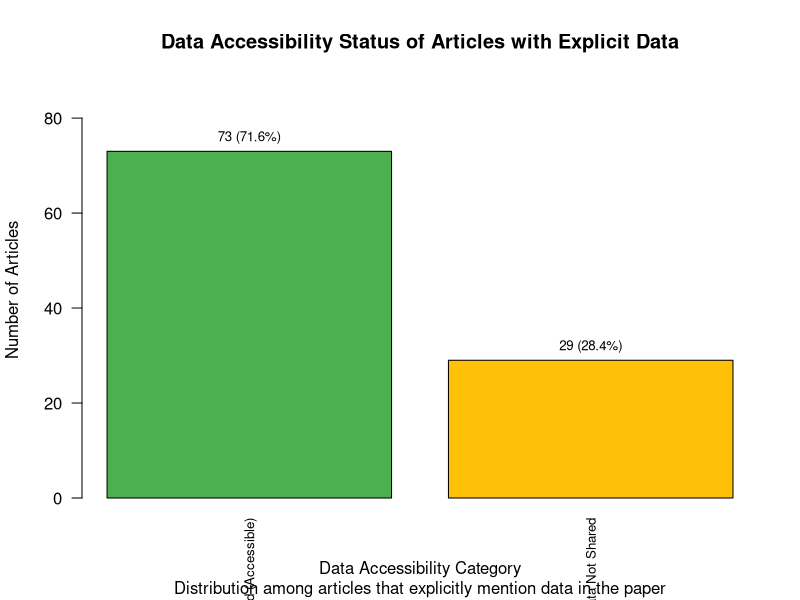
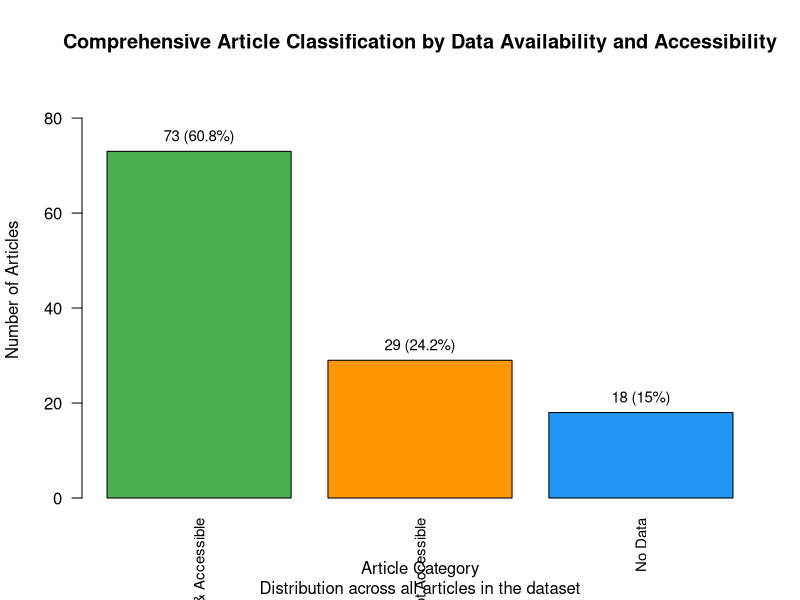
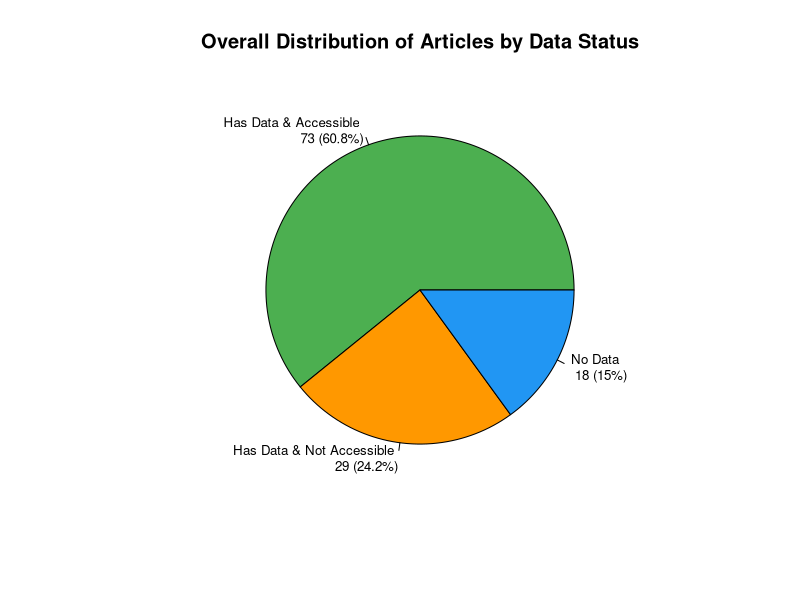

These figures' R source, in order:
## ---- chunk 1
knitr::opts_chunk$set(echo = TRUE)
## ---- chunk 2
library(dplyr)
library(ggplot2)

data <- read.csv("data.csv")

# Calculate the percentage of articles with data that make it accessible
percentage_data_accessible <- data %>%
  # Filter for articles that explicitly have data in the paper
  filter(Is.there.data.explicitly.in.the.paper. == "Yes") %>%
  # Now, from this subset, count those that also share data
  mutate(
    data_shared_and_accessible = ifelse(
      Is.there.data.shared. %in% c("Partially", "Fully"),
      1,
      0
    )
  ) %>%
  # Summarize to get the counts and calculate percentage
  summarise(
    total_articles_with_data = n(),
    articles_with_accessible_data = sum(data_shared_and_accessible, na.rm = TRUE)
  ) %>%
  # Calculate the percentage
  mutate(
    percentage = (
      articles_with_accessible_data / total_articles_with_data
    ) * 100
  )

# Print the result
print(percentage_data_accessible)

# --- NEW: Calculate comprehensive percentages for all categories ---
comprehensive_stats <- data %>%
  mutate(
    # Categorize all articles into three main groups
    article_category = case_when(
      # Articles with no data
      Is.there.data.explicitly.in.the.paper. == "No" ~ "No Data",
      # Articles with data that is accessible (shared)
      Is.there.data.explicitly.in.the.paper. == "Yes" & 
        Is.there.data.shared. %in% c("Partially", "Fully") ~ "Has Data & Accessible",
      # Articles with data that is not accessible
      Is.there.data.explicitly.in.the.paper. == "Yes" & 
        Is.there.data.shared. == "No" ~ "Has Data & Not Accessible",
      # Articles with data but sharing status unknown
      Is.there.data.explicitly.in.the.paper. == "Yes" & 
        is.na(Is.there.data.shared.) ~ "Has Data & Status Unknown",
      # Handle any other cases
      TRUE ~ "Other/Unknown"
    )
  ) %>%
  # Calculate counts and percentages for each category
  group_by(article_category) %>%
  summarise(count = n()) %>%
  ungroup() %>%
  mutate(
    total_articles = sum(count),
    percentage = (count / total_articles) * 100,
    label = paste0(count, " (", round(percentage, 1), "%)")
  )

# Print comprehensive statistics
cat("=== COMPREHENSIVE ARTICLE STATISTICS ===\n")
print(comprehensive_stats)

# Extract specific percentages for easy reference
pct_no_data <- comprehensive_stats %>% 
  filter(article_category == "No Data") %>% 
  pull(percentage)

pct_has_data_accessible <- comprehensive_stats %>% 
  filter(article_category == "Has Data & Accessible") %>% 
  pull(percentage)

pct_has_data_not_accessible <- comprehensive_stats %>% 
  filter(article_category == "Has Data & Not Accessible") %>% 
  pull(percentage)

cat("\n=== KEY PERCENTAGES ===\n")
cat("Percentage of articles having no data:", round(pct_no_data, 1), "%\n")
cat("Percentage of articles having data and making it accessible:", round(pct_has_data_accessible, 1), "%\n")
cat("Percentage of articles having data and not making it accessible:", round(pct_has_data_not_accessible, 1), "%\n")

# --- Data Preparation for Bar Chart (Articles with Data Only) ---
plot_data <- data %>%
  filter(Is.there.data.explicitly.in.the.paper. == "Yes") %>%
  mutate(
    Data_Accessibility_Category = case_when(
      Is.there.data.shared. %in% c("Partially", "Fully") ~ "Data Shared (Accessible)",
      Is.there.data.shared. == "No" ~ "Data Not Shared",
      is.na(Is.there.data.shared.) ~ "Data Sharing Status Unknown",
      TRUE ~ "Other/Unexpected Status"
    )
  ) %>%
  group_by(Data_Accessibility_Category) %>%
  summarise(Count = n()) %>%
  ungroup() %>%
  mutate(
    Total_Articles = sum(Count),
    Percentage = (Count / Total_Articles) * 100,
    Label = paste0(Count, " (", round(Percentage, 1), "%)")
  ) %>%
  arrange(
    factor(
      Data_Accessibility_Category,
      levels = c(
        "Data Shared (Accessible)",
        "Data Not Shared",
        "Data Sharing Status Unknown",
        "Other/Unexpected Status"
      )
    )
  )

# --- Create Bar Chart for Articles with Data Only ---
bar_heights <- plot_data$Count
names(bar_heights) <- plot_data$Data_Accessibility_Category

bar_colors <- c(
  "Data Shared (Accessible)" = "#4CAF50",
  "Data Not Shared" = "#FFC107",
  "Data Sharing Status Unknown" = "#9E9E9E",
  "Other/Unexpected Status" = "#F44336"
)

ordered_colors <- bar_colors[names(bar_heights)]

bar_midpoints <- barplot(
  bar_heights,
  main = "Data Accessibility Status of Articles with Explicit Data",
  xlab = "Data Accessibility Category",
  ylab = "Number of Articles",
  col = ordered_colors,
  ylim = c(0, max(bar_heights) * 1.2),
  cex.names = 0.8,
  las = 2
)

text(
  x = bar_midpoints,
  y = bar_heights,
  labels = plot_data$Label,
  pos = 3,
  cex = 0.8
)

title(sub = "Distribution among articles that explicitly mention data in the paper")

# --- NEW: Create Comprehensive Bar Chart for All Articles ---
# Prepare data for the comprehensive chart
comprehensive_plot_data <- comprehensive_stats %>%
  filter(article_category %in% c("No Data", "Has Data & Accessible", "Has Data & Not Accessible")) %>%
  arrange(factor(article_category, levels = c("Has Data & Accessible", "Has Data & Not Accessible", "No Data")))

# Create bar chart for all articles
comp_bar_heights <- comprehensive_plot_data$count
names(comp_bar_heights) <- comprehensive_plot_data$article_category

# Define colors for comprehensive chart
comp_bar_colors <- c(
  "Has Data & Accessible" = "#4CAF50",      # Green
  "Has Data & Not Accessible" = "#FF9800",  # Orange
  "No Data" = "#2196F3"                     # Blue
)

comp_ordered_colors <- comp_bar_colors[names(comp_bar_heights)]

comp_bar_midpoints <- barplot(
  comp_bar_heights,
  main = "Comprehensive Article Classification by Data Availability and Accessibility",
  xlab = "Article Category",
  ylab = "Number of Articles",
  col = comp_ordered_colors,
  ylim = c(0, max(comp_bar_heights) * 1.2),
  cex.names = 0.9,
  las = 2
)

# Add labels on bars
text(
  x = comp_bar_midpoints,
  y = comp_bar_heights,
  labels = comprehensive_plot_data$label,
  pos = 3,
  cex = 0.9
)

title(sub = "Distribution across all articles in the dataset")

# --- NEW: Create a Pie Chart for Overall Distribution ---
pie(
  comp_bar_heights,
  labels = paste(names(comp_bar_heights), "\n", comprehensive_plot_data$label),
  col = comp_ordered_colors,
  main = "Overall Distribution of Articles by Data Status",
  cex = 0.8
)
